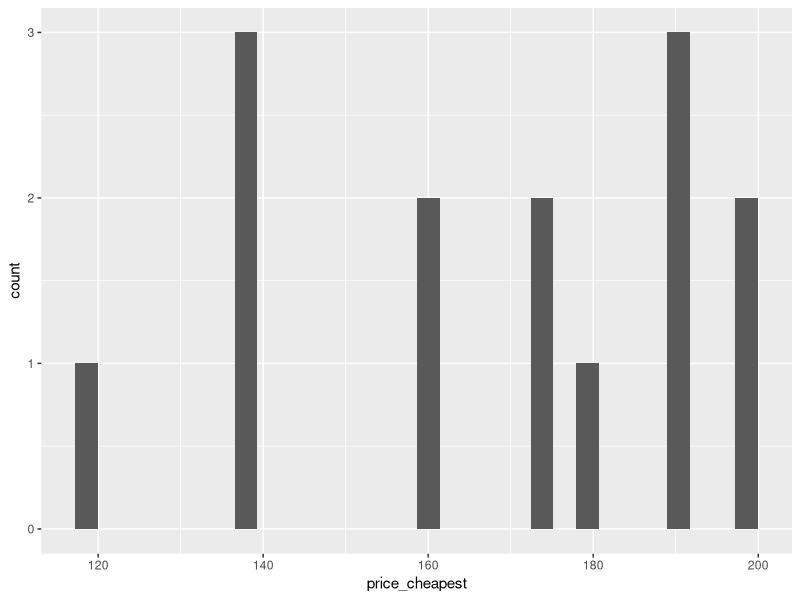
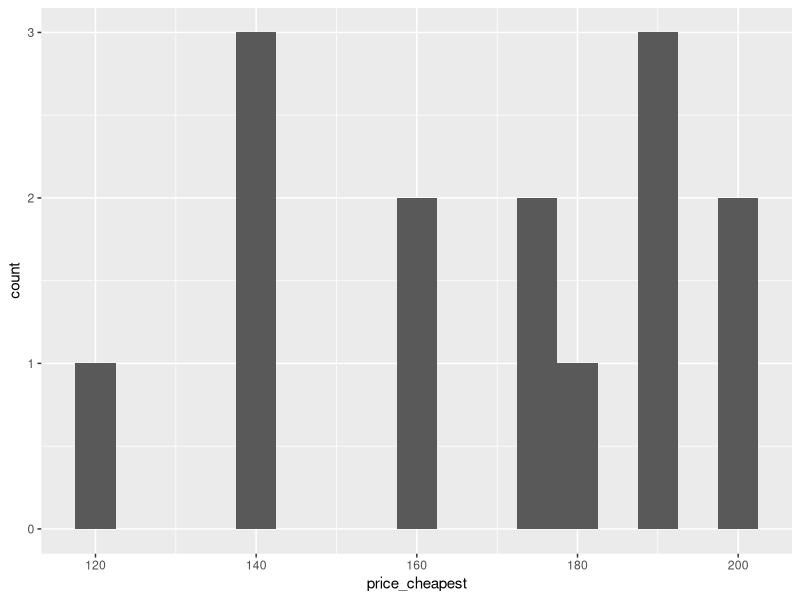
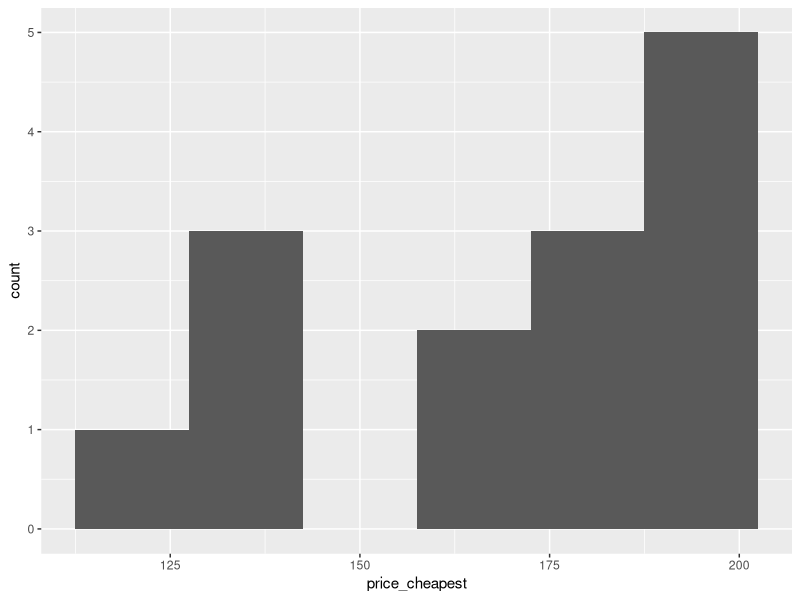
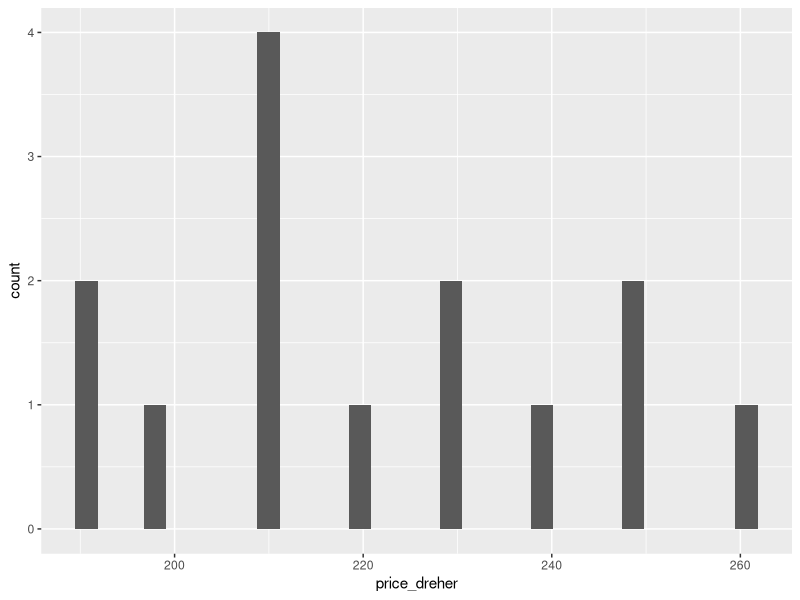
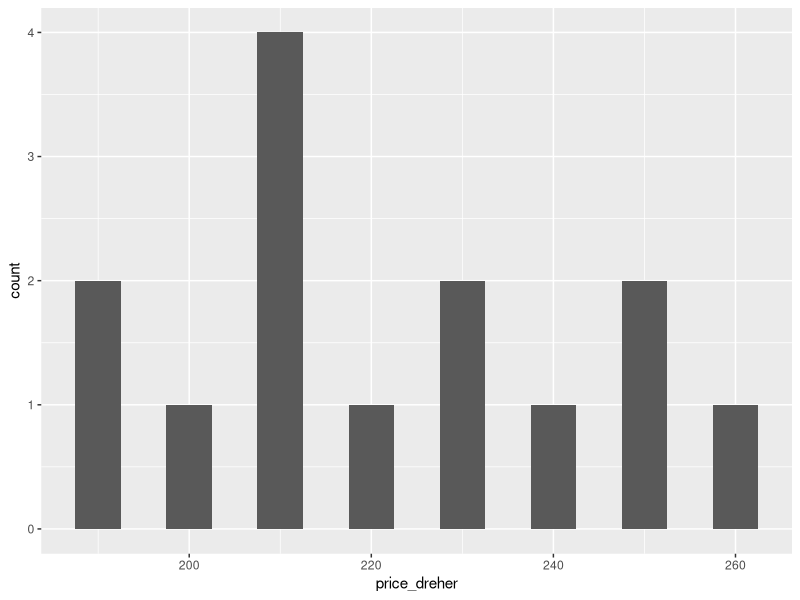
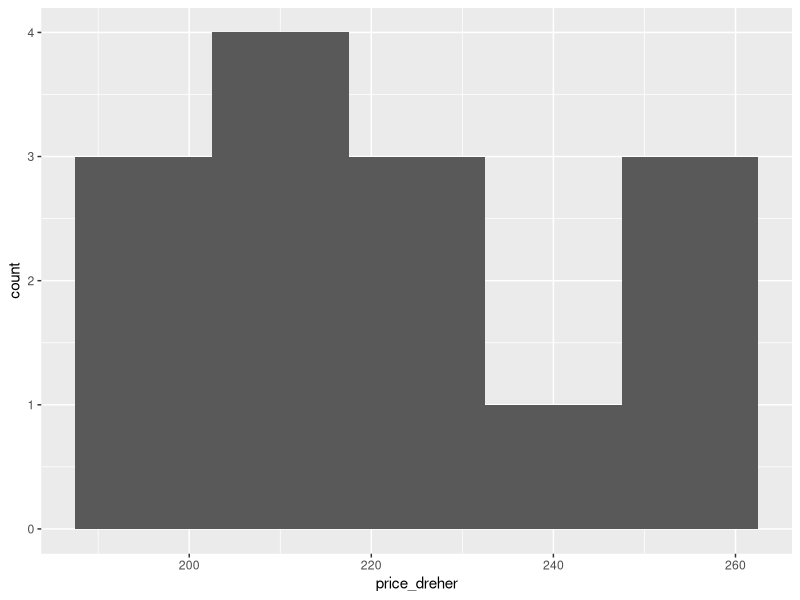

The R source for these figures, in order:
beer <- read.csv("price_collection_31.csv", header = TRUE)
library(data.table)
df_beer <- data.table(beer)
View(df_beer)

df_beer$date_collection <- as.Date(df_beer$date_collection, "%Y.%m.%d")
df_beer$district_nr <- as.factor(df_beer$district_nr)
str(df_beer)

#mean, median, variance, stdev

df_beer$MeanCheap <- round(mean(df_beer$price_cheapest), 2)
df_beer$MeanDreher <- round(mean(df_beer$price_dreher), 2)

df_beer$StdevCheap <- round(sd(df_beer$price_cheapest), 2)
df_beer$StdevDreher <- round(sd(df_beer$price_dreher), 2)

df_beer$VarCheap <- round(var(df_beer$price_cheapest), 2)
df_beer$VarDreher <- round(var(df_beer$price_dreher), 2)

#histograms
library(ggplot2)

ggplot(df_beer, aes(price_cheapest)) + geom_histogram()
ggplot(df_beer, aes(price_cheapest)) + geom_histogram(binwidth = 5)
ggplot(df_beer, aes(price_cheapest)) + geom_histogram(binwidth = 15)

ggplot(df_beer, aes(price_dreher)) + geom_histogram()
ggplot(df_beer, aes(price_dreher)) + geom_histogram(binwidth = 5)
ggplot(df_beer, aes(price_dreher)) + geom_histogram(binwidth = 15)



